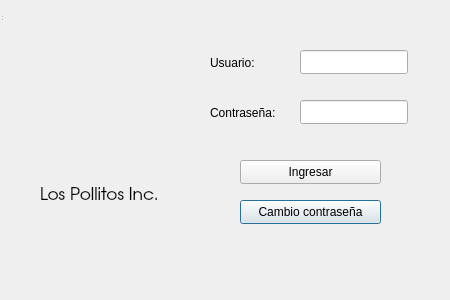
<?xml version="1.0" encoding="UTF-8"?>
<ui version="4.0">
 <class>login</class>
 <widget class="QDialog" name="login">
  <property name="geometry">
   <rect>
    <x>0</x>
    <y>0</y>
    <width>450</width>
    <height>300</height>
   </rect>
  </property>
  <property name="windowTitle">
   <string>&quot;Login&quot;</string>
  </property>
  <widget class="QStatusBar" name="statusbar">
   <property name="geometry">
    <rect>
     <x>0</x>
     <y>0</y>
     <width>3</width>
     <height>22</height>
    </rect>
   </property>
  </widget>
  <widget class="QLabel" name="user_label">
   <property name="geometry">
    <rect>
     <x>210</x>
     <y>50</y>
     <width>157</width>
     <height>25</height>
    </rect>
   </property>
   <property name="text">
    <string>Usuario:</string>
   </property>
  </widget>
  <widget class="QLineEdit" name="user_input">
   <property name="geometry">
    <rect>
     <x>300</x>
     <y>50</y>
     <width>108</width>
     <height>24</height>
    </rect>
   </property>
  </widget>
  <widget class="QLabel" name="password_label">
   <property name="geometry">
    <rect>
     <x>210</x>
     <y>100</y>
     <width>91</width>
     <height>25</height>
    </rect>
   </property>
   <property name="text">
    <string>Contraseña:</string>
   </property>
  </widget>
  <widget class="QPushButton" name="forgot_button">
   <property name="geometry">
    <rect>
     <x>240</x>
     <y>200</y>
     <width>141</width>
     <height>24</height>
    </rect>
   </property>
   <property name="text">
    <string>Cambio contraseña</string>
   </property>
  </widget>
  <widget class="QPushButton" name="login_button">
   <property name="geometry">
    <rect>
     <x>240</x>
     <y>160</y>
     <width>141</width>
     <height>24</height>
    </rect>
   </property>
   <property name="text">
    <string>Ingresar</string>
   </property>
  </widget>
  <widget class="QLineEdit" name="password_input">
   <property name="geometry">
    <rect>
     <x>300</x>
     <y>100</y>
     <width>108</width>
     <height>24</height>
    </rect>
   </property>
  </widget>
  <widget class="QLabel" name="label">
   <property name="geometry">
    <rect>
     <x>40</x>
     <y>180</y>
     <width>131</width>
     <height>31</height>
    </rect>
   </property>
   <property name="font">
    <font>
     <family>URW Gothic</family>
     <pointsize>13</pointsize>
     <italic>false</italic>
     <bold>false</bold>
    </font>
   </property>
   <property name="text">
    <string>Los Pollitos Inc.</string>
   </property>
  </widget>
  <widget class="QLabel" name="pic_label">
   <property name="geometry">
    <rect>
     <x>30</x>
     <y>50</y>
     <width>151</width>
     <height>121</height>
    </rect>
   </property>
   <property name="text">
    <string/>
   </property>
  </widget>
 </widget>
 <tabstops>
  <tabstop>login_button</tabstop>
  <tabstop>forgot_button</tabstop>
  <tabstop>user_input</tabstop>
  <tabstop>password_input</tabstop>
 </tabstops>
 <resources/>
 <connections/>
</ui>
